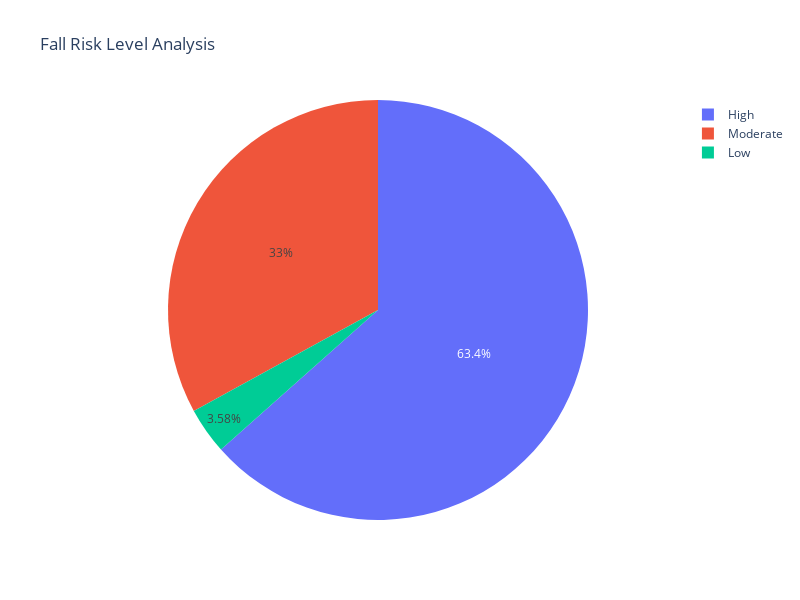

Here is the notebook cell this chart was saved with:
### Code cell
import plotly.express as px


fig = px.pie(df, names='Fall risk level', title='Fall Risk Level Analysis')

fig.update_layout(width=800, height=600)

# Show the plot
fig.show()

### Figure 1 — Plotly figure (JSON) as saved in the notebook; plotly's stock layout.template omitted (floating-point values rounded to 4 significant figures; data arrays with more than 128 entries replaced by an {"elided": "..."} marker saying what was removed)
{"data": [{"domain": {"x": [0, 1], "y": [0, 1]}, "hovertemplate": "Fall risk level=%{label}<extra></extra>", "labels": {"elided": "558 str values"}, "legendgroup": "", "name": "", "showlegend": true, "type": "pie"}], "layout": {"height": 600, "legend": {"tracegroupgap": 0}, "title": {"text": "Fall Risk Level Analysis"}, "width": 800}}
